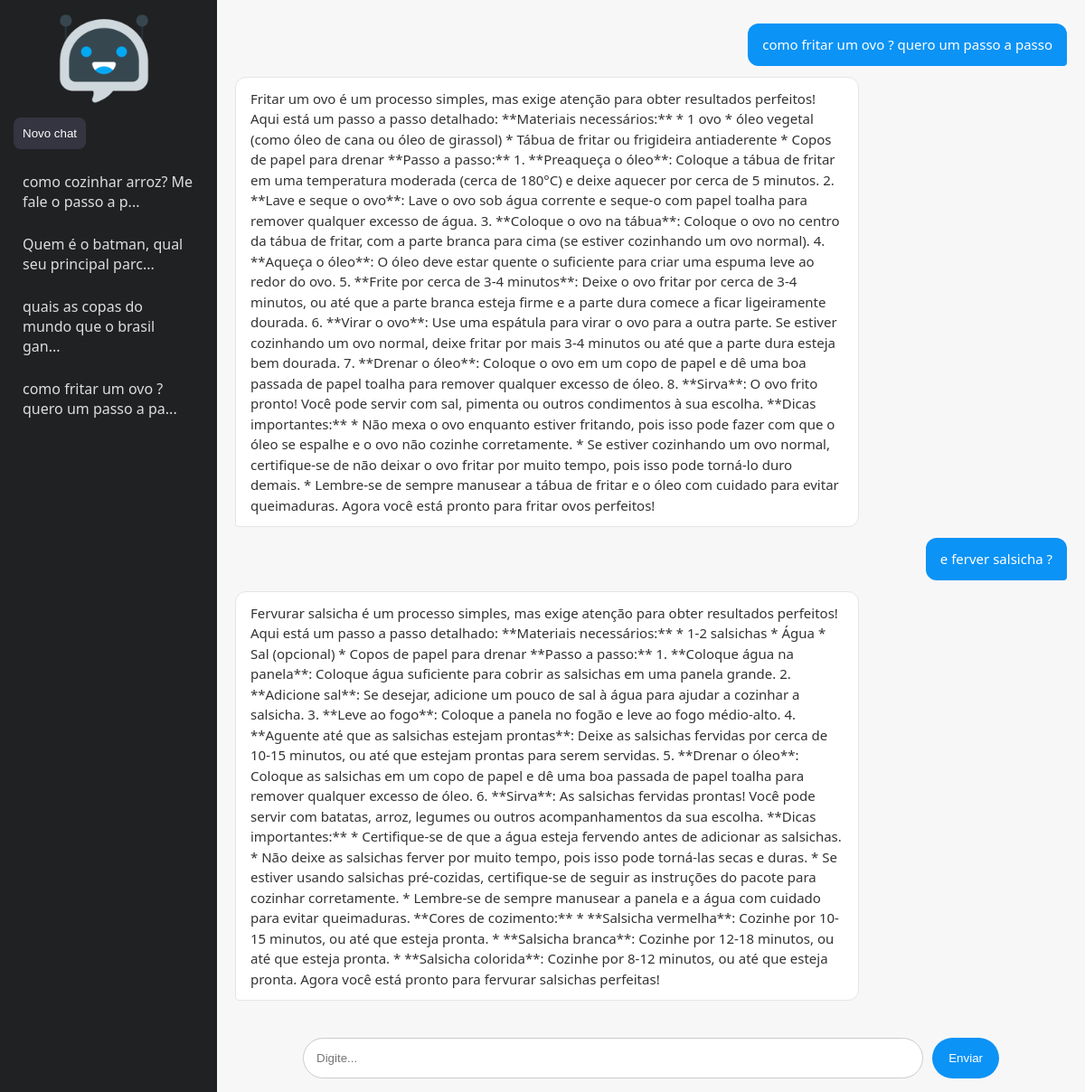
The page /chat/1 on the database its author committed.
### tables this page shows
CREATE TABLE chats (
            id INTEGER PRIMARY KEY AUTOINCREMENT,
            titulo TEXT
        );

CREATE TABLE mensagens (
            id INTEGER PRIMARY KEY AUTOINCREMENT,
            chat_id INTEGER,
            pergunta TEXT,
            resposta TEXT
        );

### app.py (the view, shortened to what this page needs)
@app.route("/chat/<int:chat_id>", methods=["GET", "POST"])
def chat_view(chat_id): # exibe mensagens e processa novas perguntas no chat selecionado
    conn = get_db()
    try:
        mensagens = conn.execute(
            "SELECT * FROM mensagens WHERE chat_id = ?",
            (chat_id,)
        ).fetchall()
        chats = conn.execute(
            "SELECT * FROM chats ORDER BY id DESC"
        ).fetchall()
    finally:
        conn.close()
    return render_template(
        "index.html",
        chats=chats,
        mensagens=mensagens,
        chat_id=chat_id
    )

### db.py (called while the page is built)
def get_db():
    conn = sqlite3.connect(DB_PATH, check_same_thread=False)
    conn.row_factory = sqlite3.Row
    return conn

### templates/index.html (shortened to what this page needs)
<!DOCTYPE html>
<html lang="pt-BR">
<head>
<link rel="stylesheet" href="{{ url_for('static', filename='style.css') }}">
</head>
<body>
<div class="layout">
    <div class="sidebar">
        <form action="/novo" method="post">
            <img class="icon" src="{{ url_for('static', filename='../static/image/chatbot.png') }}" alt="Novo chat">
            <br>
            <button> Novo chat</button>
        </form>
        {% for c in chats %}
            <a href="/chat/{{c.id}}">
                {{ c.titulo if c.titulo else "Chat " ~ c.id }}
            </a>
        {% endfor %}
    </div>
    <div class="chat">
        {% if chat_id %}
            <div class="mensagens">
                {% for m in mensagens %}
                    <div class="msg user">{{m.pergunta}}</div>
                    <div class="msg ia">{{m.resposta}}</div>
                {% endfor %}
            </div>
            <form method="post" action="/chat/{{chat_id}}" class="form">
                <input type="text" name="pergunta" placeholder="Digite..." required>
                <button>Enviar</button>
            </form>
        {% else %}
            <h2 style="margin:auto">Crie ou selecione um chat</h2>
        {% endif %}
    </div>
</div>
</body>
</html>

### static/style.css (style rules this page uses)
* { box-sizing: border-box; }
body { margin: 0; font-family: "Segoe UI", Arial, sans-serif; background: #f7f7f8; }
.layout { display: flex; height: 100vh; }
.sidebar { width: 240px; background: #202123; color: #fff; padding: 15px; display: flex; flex-direction: column; }
.sidebar button { background: #343541; color: #fff; border: none; padding: 10px; border-radius: 8px; cursor: pointer; margin-bottom: 15px; transition: 0.2s; }
.sidebar a { display: block; padding: 10px; border-radius: 6px; text-decoration: none; color: #ddd; margin-bottom: 5px; transition: 0.2s; }
.chat { flex: 1; display: flex; flex-direction: column; }
.mensagens { flex: 1; overflow-y: auto; padding: 20px; display: flex; flex-direction: column; }
.msg { max-width: 75%; padding: 12px 16px; margin: 6px 0; border-radius: 12px; line-height: 1.5; word-wrap: break-word; font-size: 15px; }
.user { background: #0b93f6; color: white; margin-left: auto; border-bottom-right-radius: 4px; }
.ia { background: #ffffff; border: 1px solid #e5e5e5; color: #333; margin-right: auto; border-bottom-left-radius: 4px; }
.form { width: 100%; max-width: 800px; display: flex; gap: 10px; padding: 15px; position: sticky; bottom: 0; background: #f7f7f8; }
.form input { flex: 1; padding: 14px; border-radius: 25px; border: 1px solid #ccc; outline: none; }
.form button { padding: 12px 18px; border-radius: 25px; border: none; background: #0b93f6; color: white; cursor: pointer; }
.icon { width: 100px; margin-bottom: 10px; margin-left: 50px; }
.chat { flex: 1; display: flex; flex-direction: column; align-items: center; background: #f7f7f8; }

### rows shown on the page
chats: titulo "como cozinhar arroz? Me fale o passo a p..."
chats: titulo "Quem é o batman, qual seu principal parc..."
chats: titulo "quais as copas do mundo que o brasil gan..."
chats: titulo "como fritar um ovo ? quero um passo a pa..."
mensagens: pergunta "como fritar um ovo ? quero um passo a passo", resposta "Fritar um ovo é um processo simples, mas exige atenção para obter resultados perfeitos! Aqui está um passo a passo detalhado: **Materiais necessários:** * 1 ovo * óleo vegetal (como óleo de cana ou óleo de girassol) * Tábua de fritar ou frigideira antiaderente * Copos de papel para drenar **Passo a passo:** 1. **Preaqueça o óleo**: Coloque a tábua de fritar em uma temperatura moderada (cerca de 180°C) e deixe aquecer por cerca de 5 minutos. 2. **Lave e seque o ovo**: Lave o ovo sob água corrente e seque-o com papel toalha para remover qualquer excesso de água. 3. **Coloque o ovo na tábua**: Coloque o ovo no centro da tábua de fritar, com a parte branca para cima (se estiver cozinhando um…"
mensagens: pergunta "e ferver salsicha ?", resposta "Fervurar salsicha é um processo simples, mas exige atenção para obter resultados perfeitos! Aqui está um passo a passo detalhado: **Materiais necessários:** * 1-2 salsichas * Água * Sal (opcional) * Copos de papel para drenar **Passo a passo:** 1. **Coloque água na panela**: Coloque água suficiente para cobrir as salsichas em uma panela grande. 2. **Adicione sal**: Se desejar, adicione um pouco de sal à água para ajudar a cozinhar a salsicha. 3. **Leve ao fogo**: Coloque a panela no fogão e leve ao fogo médio-alto. 4. **Aguente até que as salsichas estejam prontas**: Deixe as salsichas fervidas por cerca de 10-15 minutos, ou até que estejam prontas para serem servidas. 5. **Drenar o óleo**:…"
